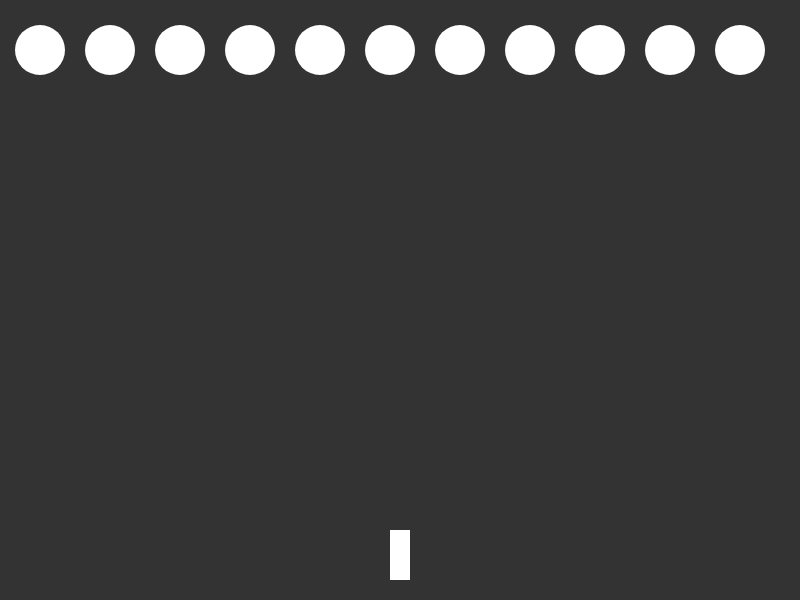
Frame 1 (no input)
Frame 60 (no input): identical to frame 1, image omitted
Frame 120 (the mouse pressed at the canvas centre since frame 60): identical to frame 1, image omitted

The p5.js sketch that drew this single still picture (run headless with seeded random() and noise() and a simulated clock; from frame 60 on, the mouse is pressed at the canvas centre):

// p5.js sketch
// ── sketch.js
var ship
var shots = []
var aliens = []

function setup() {
	createCanvas(800, 600)
	ship = new Ship()
	for (var i = 0; i < 11; i++){
		aliens.push(new Alien(70 * i + 40, 50))
	}
}

function draw() {
	background(51)
	
	noStroke()
	
	if (keyIsDown(LEFT_ARROW)){
		ship.move(-1)
	} else if (keyIsDown(RIGHT_ARROW)){
		ship.move(1)
	}
	
	for (var i = shots.length - 1; i >= 0; i--){
		shots[i].update()
		shots[i].show()
	}
	
	for (var n = aliens.length - 1; n >= 0; n--){
		aliens[n].show()
		for (var i = shots.length - 1; i >= 0; i--){
			if (dist(aliens[n].x, aliens[n].y, shots[i].x, shots[i].y) <= 25){
				aliens.splice(n, 1)
				shots.splice(i, 1)
			} else if (shots[i].y < 0 || shots[i].y > height){
				shots.splice(i, 1)
			}
		}
	}
	
	ship.show()
}

function keyPressed(){
	if (key == " "){
		shots.push(new Shot(ship.x, ship.y - 25))
		console.log("SHOT")
	}
}
// ── alien.js
function Alien(x, y){
	this.x = x
	this.y = y
	
	this.show = function(){
		ellipse(this.x, this.y, 50, 50)
	}
}
// ── projectile.js
function Shot(x, y){
	this.x = x
	this.y = y
	
	this.update = function(){
		this.y -= 10
	}
	
	this.show = function(){
		ellipse(this.x, this.y, 10, 10)
	}
}
// ── ship.js
function Ship(){
	this.x = width/2
	this.y = height - 45
	
	this.show = function(){
		rectMode(CENTER)
		rect(this.x, this.y, 20, 50)
	}
	
	this.move = function(dir){
		if ((this.x + dir * 5) > 0 && (this.x + dir * 5) < width){
			this.x += dir * 5
		}
	}
}
